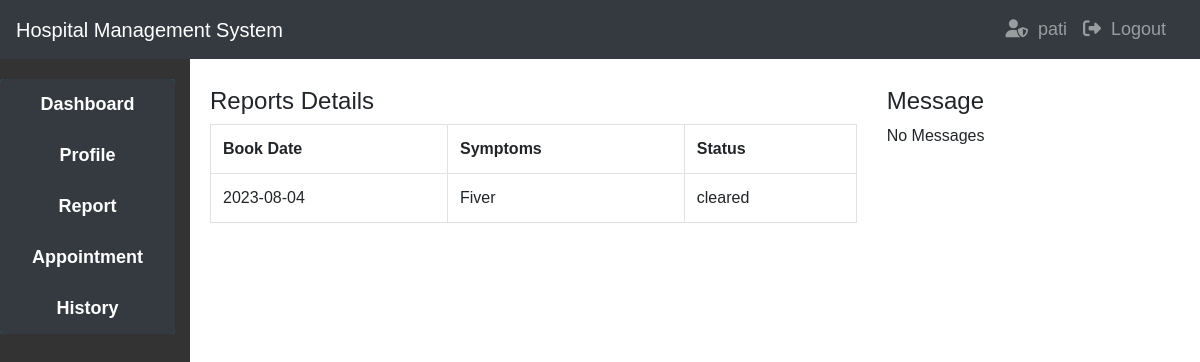
/patient/history.php (signed in), run on the app's committed database.
### tables this page shows
CREATE TABLE `appointment` (
  `id` int(10) NOT NULL,
  `book_date` date NOT NULL,
  `symptoms` varchar(500) NOT NULL,
  `username` varchar(100) NOT NULL,
  `date_reg` datetime NOT NULL,
  `status` varchar(50) NOT NULL
);

### patient/history.php (the view, shortened to what this page needs)
<?php
if(isset($_SESSION['patient'])){
    include("../include/header.php");
}
else{
    header("location:../index.php");
}
?>
<!DOCTYPE html>
<html lang="en">
<head>
    <link rel="stylesheet" href="https://cdn.jsdelivr.net/npm/bootstrap@4.6.2/dist/css/bootstrap.min.css">
    <link rel="stylesheet" href="../admin/style.css">
</head>
<body>
    <div class="container-fluid">
        <div class="row">
            <div class="col-md-2 sidebar">
                <?php
                    include("./sidebar.php");
                ?>
            </div>
            <div class="col-md-10 main-content">
                <div class="row">
                    <div class="col-md-8">
                        <h4 class="my-2">Reports Details</h4>
                        <div id="show">
                            <?php
                            $user=$_SESSION['patient'];
                            $query = "SELECT *
                            FROM appointment
                            WHERE username='$user' ORDER BY status ASC ";
                            $result = mysqli_query($connect, $query);
                            $output = "";
                            if(mysqli_num_rows($result)>0){
                                $output .= "
                                <div class='table-responsive'>
                                    <table class='table table-bordered'>
                                        <tr>
                                            <th>Book Date</th>
                                            <th>Symptoms</th>
                                            <th>Status</th>
                                        </tr>";
                                while ($row = mysqli_fetch_array($result)) {
                                    $output .= "<tr>
                                        <td>" . $row['book_date'] . "</td>
                                        <td>" . $row['symptoms'] . "</td>
                                        <td>" . $row['status'] . "</td>
                                    </tr>";
                                }
                                $output .= "
                                    </table>
                                </div>
                                ";
                            }
                            else{
                                $output .= "<table class='table table-bordered'>
                                <tr>
                                    <th colspan='6'>There are no patients yet.</th>
                                </tr>
                                </table>";
                            }
                            echo $output;
                            ?>
                        </div>
                    </div>
                    <div class="col-md-4">
                    <h4 class="my-2">Message</h4>
                    <?php
                    $bk="SELECT * FROM booked_appointments WHERE patient_username='$user'";
                    $bk_result=mysqli_query($connect,$bk);
                    $bk_row=mysqli_fetch_array($bk_result);
                    if(empty($bk_row)){
                        echo "No Messages";
                    }
                    else{
                        echo $bk_row['message'] ;
                    }
                    ?>
                    </div>
                </div>
            </div>
        </div>
    </div>
</body>
</html>

### admin/style.css (style rules this page uses)
* { margin: 0; padding: 0; }
body { font-family: Arial, sans-serif; }
.container-fluid { padding: 0; }
.sidebar { background-color: #333333; padding-top: 20px; min-height: 100vh; }
.main-content { padding: 20px; }

### include/header.php (style rules this page uses)
body { font-family: Arial, sans-serif; }

### data on the page
appointment: book_date "2023-08-04", symptoms "Fiver", status "cleared"

### other printed values
$user2 "pati"
